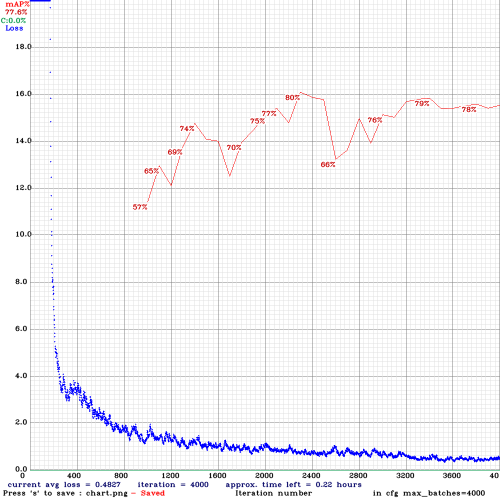
#> input picture YOLOv3/darknet/chart.png, 1000 x 1000 px (shown at 1/2 size)
$ jupyter execute training-and_detection_with_YOLOv3.ipynb   (shell and % lines are left out)
#> lines starting #> are read from the running program, lines starting #| are printed output that depends on the picture
[cell 1]
from google.colab import drive
drive.mount('/content/gdrive')

[cell 2]
%cd /content/gdrive/MyDrive/YOLOv3

[cell 3]
# define helper functions
def imShow(path):
#> called with path = 'chart.png'
  import cv2
  import matplotlib.pyplot as plt
  %matplotlib inline

  image = cv2.imread(path)
#> image is the input picture: shape (1000, 1000, 3); mean B, G, R 245.3, 243.1, 243.6
  height, width = image.shape[:2]
#> height = 1000; width = 1000
  resized_image = cv2.resize(image,(3*width, 3*height), interpolation = cv2.INTER_CUBIC)
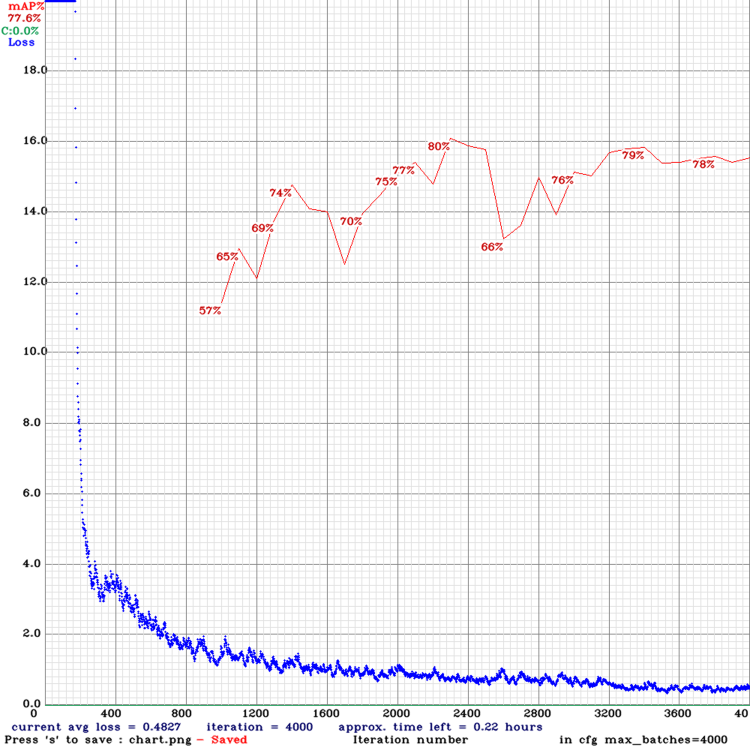
#> resized_image: shape (3000, 3000, 3) (shown at 1/4 size); mean B, G, R 244.5, 242.4, 242.9

  fig = plt.gcf()
  fig.set_size_inches(18, 10)
  plt.axis("off")
  plt.imshow(cv2.cvtColor(resized_image, cv2.COLOR_BGR2RGB))
  plt.show()

# use this to upload files
def upload():
  from google.colab import files
  uploaded = files.upload()
  for name, data in uploaded.items():
    with open(name, 'wb') as f:
      f.write(data)
      print ('saved file', name)

# use this to download a file
def download(path):
  from google.colab import files
  files.download(path)

[cell 4]
# change makefile to have GPU and OPENCV enabled
%cd darknet/

[cell 5]
# verify CUDA

[cell 6]
%cd ..

[cell 7]
%cd darknet/

[cell 8]
# to download to local machine (change its name to yolov3-obj.cfg once it's downloaded)
download('cfg/yolov3.cfg')

[cell 9]
%cd ..
# Download weights darknet model 53

[cell 10]
%cd darknet/

[cell 11]
# show chart.png of how custom object detector did with training
imShow('chart.png')

[cell 12]
imShow('predictions.jpg')
#> call 2 of imShow, with path = 'predictions.jpg'
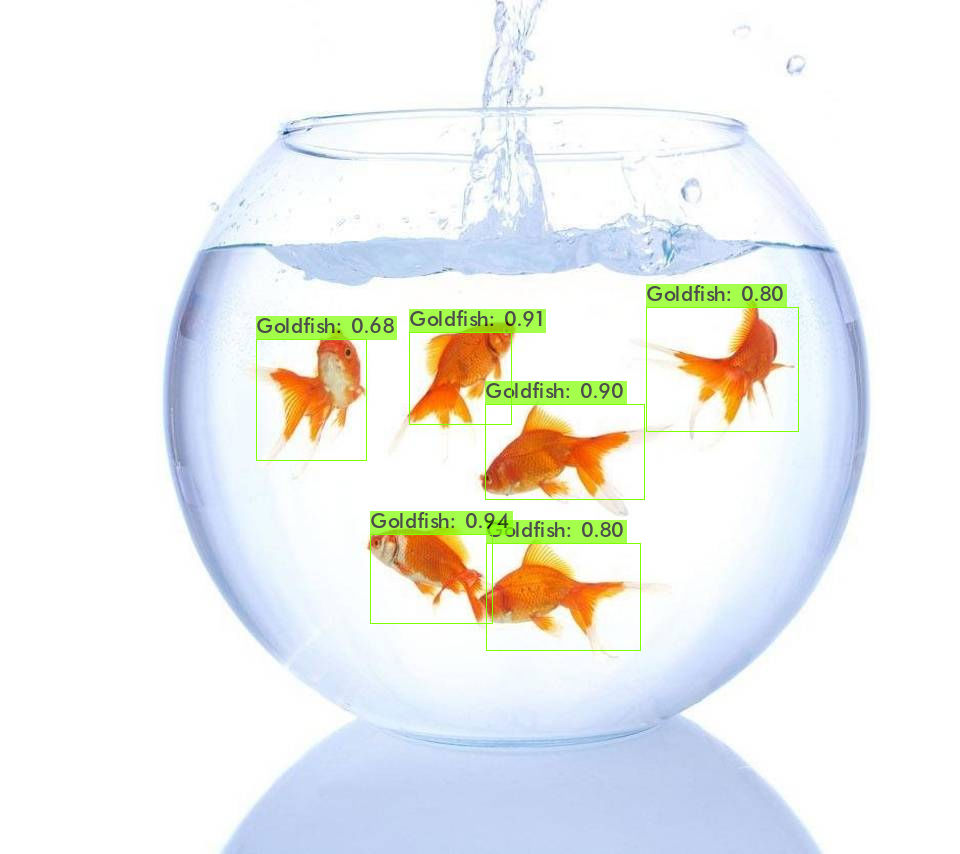
#> input picture YOLOv3/darknet/predictions.jpg, 960 x 854 px
#> in imShow, image is the input picture: shape (854, 960, 3); mean B, G, R 237.3, 239.6, 238

[cell 13]
imShow('predictions.jpg')
